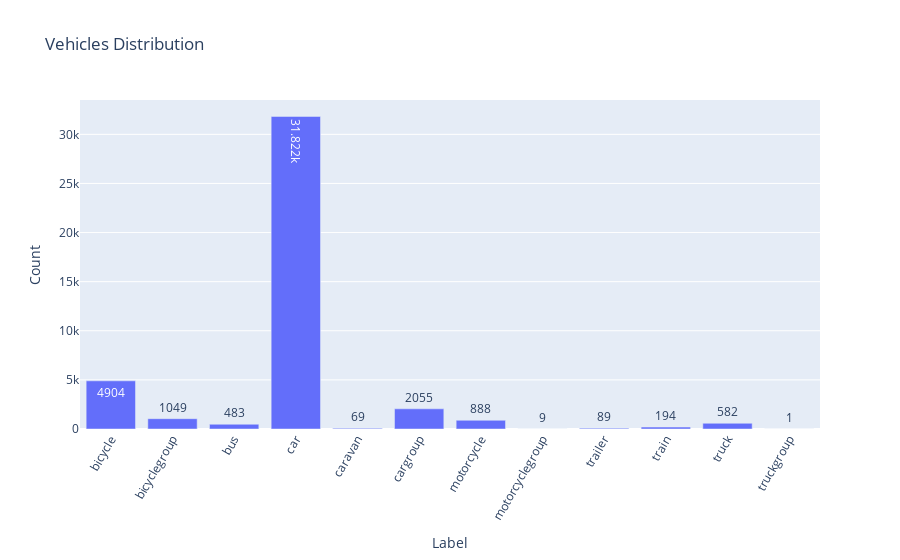

The code cell stored with this chart in its notebook:
### Markdown cell above
When focusing on the traffic ways, we can again see the same phenomenon, there are labels that represented more than the others. It is in fact logic, because we rarely see rail tracks on roads, compared to sidewalk. So we can conclude the same as before, it can bias the model that will be more trained on the sidewalks on road than on parkings and rail tracks.

### Code cell
vehicles = ['car', 'cargroup', 'truck', 'truckgroup', 'bus', 'train', 'motorcycle', 'motorcyclegroup', 'bicycle', 'bicyclegroup', 'caravan', 'trailer']
vehicles_count = df_count[vehicles].sort_index(axis=1).sum(axis=0)
vehicles_count.plot(
    kind='bar', 
    title='Vehicles Distribution', 
    text_auto=True, 
    labels={'index' : 'Label', 'value' : 'Count'}
    ).update_layout(showlegend=False).update_xaxes(tickangle=-60)

### Figure 1 — Plotly figure (JSON) as saved in the notebook; plotly's stock layout.template omitted (floating-point values rounded to 4 significant figures)
{"data": [{"alignmentgroup": "True", "hovertemplate": "variable=0<br>Label=%{x}<br>Count=%{y}<extra></extra>", "legendgroup": "0", "marker": {"color": "#636efa", "pattern": {"shape": ""}}, "name": "0", "offsetgroup": "0", "orientation": "v", "showlegend": true, "textposition": "auto", "texttemplate": "%{y}", "type": "bar", "x": ["bicycle", "bicyclegroup", "bus", "car", "caravan", "cargroup", "motorcycle", "motorcyclegroup", "trailer", "train", "truck", "truckgroup"], "xaxis": "x", "y": [4904, 1049, 483, 31822, 69, 2055, 888, 9, 89, 194, 582, 1], "yaxis": "y"}], "layout": {"barmode": "relative", "legend": {"title": {"text": "variable"}, "tracegroupgap": 0}, "showlegend": false, "title": {"text": "Vehicles Distribution"}, "xaxis": {"anchor": "y", "domain": [0, 1], "tickangle": -60, "title": {"text": "Label"}}, "yaxis": {"anchor": "x", "domain": [0, 1], "title": {"text": "Count"}}}}
